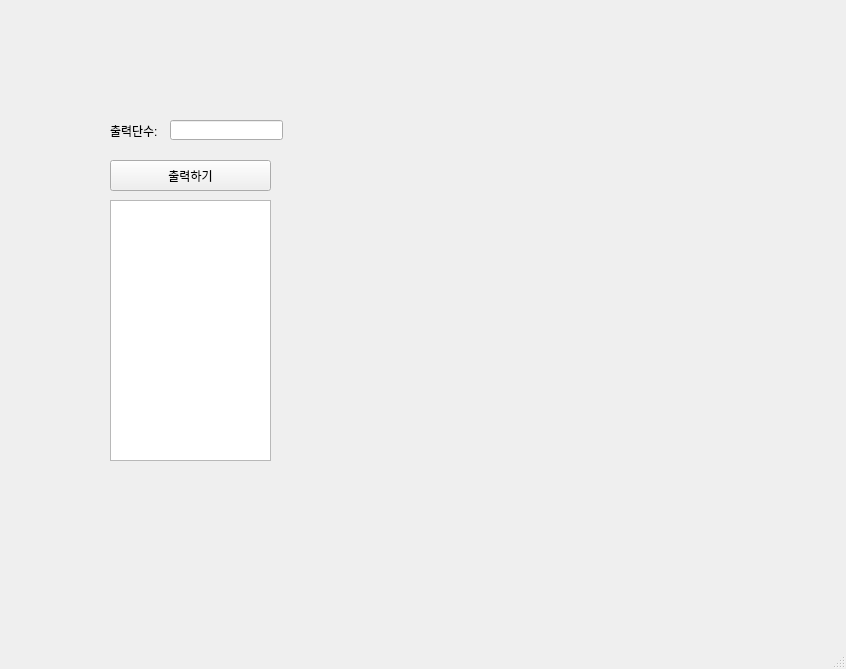
<?xml version="1.0" encoding="UTF-8"?>
<ui version="4.0">
 <class>MainWindow</class>
 <widget class="QMainWindow" name="MainWindow">
  <property name="geometry">
   <rect>
    <x>0</x>
    <y>0</y>
    <width>846</width>
    <height>669</height>
   </rect>
  </property>
  <property name="windowTitle">
   <string>MainWindow</string>
  </property>
  <widget class="QWidget" name="centralwidget">
   <widget class="QLabel" name="lbl">
    <property name="geometry">
     <rect>
      <x>110</x>
      <y>110</y>
      <width>101</width>
      <height>41</height>
     </rect>
    </property>
    <property name="text">
     <string>출력단수:</string>
    </property>
   </widget>
   <widget class="QPushButton" name="pb">
    <property name="geometry">
     <rect>
      <x>110</x>
      <y>160</y>
      <width>161</width>
      <height>31</height>
     </rect>
    </property>
    <property name="text">
     <string>출력하기</string>
    </property>
   </widget>
   <widget class="QTextEdit" name="te">
    <property name="geometry">
     <rect>
      <x>110</x>
      <y>200</y>
      <width>161</width>
      <height>261</height>
     </rect>
    </property>
   </widget>
   <widget class="QLineEdit" name="le">
    <property name="geometry">
     <rect>
      <x>170</x>
      <y>120</y>
      <width>113</width>
      <height>20</height>
     </rect>
    </property>
   </widget>
  </widget>
  <widget class="QMenuBar" name="menubar">
   <property name="geometry">
    <rect>
     <x>0</x>
     <y>0</y>
     <width>846</width>
     <height>21</height>
    </rect>
   </property>
  </widget>
  <widget class="QStatusBar" name="statusbar"/>
 </widget>
 <resources/>
 <connections/>
</ui>
